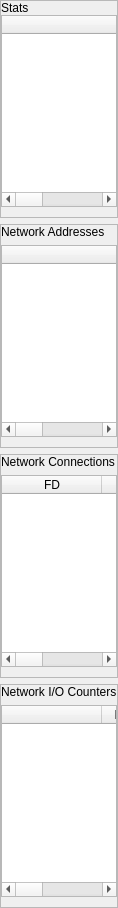
                <widget class="QWidget" name="scrollAreaWidgetContents">
                 <property name="geometry">
                  <rect>
                   <x>0</x>
                   <y>0</y>
                   <width>117</width>
                   <height>908</height>
                  </rect>
                 </property>
                 <layout class="QVBoxLayout" name="verticalLayout_12">
                  <property name="leftMargin">
                   <number>0</number>
                  </property>
                  <property name="topMargin">
                   <number>0</number>
                  </property>
                  <property name="rightMargin">
                   <number>0</number>
                  </property>
                  <property name="bottomMargin">
                   <number>0</number>
                  </property>
                  <item>
                   <widget class="QFrame" name="frame_7">
                    <property name="frameShape">
                     <enum>QFrame::StyledPanel</enum>
                    </property>
                    <property name="frameShadow">
                     <enum>QFrame::Raised</enum>
                    </property>
                    <layout class="QVBoxLayout" name="verticalLayout_13">
                     <property name="spacing">
                      <number>0</number>
                     </property>
                     <property name="leftMargin">
                      <number>0</number>
                     </property>
                     <property name="topMargin">
                      <number>0</number>
                     </property>
                     <property name="rightMargin">
                      <number>0</number>
                     </property>
                     <property name="bottomMargin">
                      <number>10</number>
                     </property>
                     <item>
                      <widget class="QLabel" name="label_71">
                       <property name="text">
                        <string>Stats</string>
                       </property>
                      </widget>
                     </item>
                     <item>
                      <widget class="QTableWidget" name="networtkStatsTable">
                       <property name="sizePolicy">
                        <sizepolicy hsizetype="Expanding" vsizetype="Minimum">
                         <horstretch>0</horstretch>
                         <verstretch>0</verstretch>
                        </sizepolicy>
                       </property>
                       <property name="editTriggers">
                        <set>QAbstractItemView::NoEditTriggers</set>
                       </property>
                       <property name="sortingEnabled">
                        <bool>true</bool>
                       </property>
                       <attribute name="horizontalHeaderCascadingSectionResizes">
                        <bool>true</bool>
                       </attribute>
                       <attribute name="horizontalHeaderDefaultSectionSize">
                        <number>145</number>
                       </attribute>
                       <attribute name="horizontalHeaderShowSortIndicator" stdset="0">
                        <bool>true</bool>
                       </attribute>
                       <attribute name="horizontalHeaderStretchLastSection">
                        <bool>true</bool>
                       </attribute>
                       <column>
                        <property name="text">
                         <string/>
                        </property>
                       </column>
                       <column>
                        <property name="text">
                         <string>ISUP</string>
                        </property>
                       </column>
                       <column>
                        <property name="text">
                         <string>DUPLEX</string>
                        </property>
                       </column>
                       <column>
                        <property name="text">
                         <string>SPEED</string>
                        </property>
                       </column>
                       <column>
                        <property name="text">
                         <string>MTU</string>
                        </property>
                       </column>
                      </widget>
                     </item>
                    </layout>
                   </widget>
                  </item>
                  <item>
                   <widget class="QFrame" name="frame_9">
                    <property name="frameShape">
                     <enum>QFrame::StyledPanel</enum>
                    </property>
                    <property name="frameShadow">
                     <enum>QFrame::Raised</enum>
                    </property>
                    <layout class="QVBoxLayout" name="verticalLayout_15">
                     <property name="leftMargin">
                      <number>0</number>
                     </property>
                     <property name="topMargin">
                      <number>0</number>
                     </property>
                     <property name="rightMargin">
                      <number>0</number>
                     </property>
                     <property name="bottomMargin">
                      <number>10</number>
                     </property>
                     <item>
                      <widget class="QLabel" name="label_73">
                       <property name="text">
                        <string>Network Addresses</string>
                       </property>
                      </widget>
                     </item>
                     <item>
                      <widget class="QTableWidget" name="networkAddressesTable">
                       <property name="sizePolicy">
                        <sizepolicy hsizetype="Expanding" vsizetype="Minimum">
                         <horstretch>0</horstretch>
                         <verstretch>0</verstretch>
                        </sizepolicy>
                       </property>
                       <property name="editTriggers">
                        <set>QAbstractItemView::NoEditTriggers</set>
                       </property>
                       <property name="sortingEnabled">
                        <bool>true</bool>
                       </property>
                       <attribute name="horizontalHeaderCascadingSectionResizes">
                        <bool>true</bool>
                       </attribute>
                       <attribute name="horizontalHeaderDefaultSectionSize">
                        <number>120</number>
                       </attribute>
                       <attribute name="horizontalHeaderStretchLastSection">
                        <bool>true</bool>
                       </attribute>
                       <column>
                        <property name="text">
                         <string/>
                        </property>
                       </column>
                       <column>
                        <property name="text">
                         <string>FAMILY</string>
                        </property>
                       </column>
                       <column>
                        <property name="text">
                         <string>ADDRESS</string>
                        </property>
                       </column>
                       <column>
                        <property name="text">
                         <string>NETMASK</string>
                        </property>
                       </column>
                       <column>
                        <property name="text">
                         <string>BROADCAST</string>
                        </property>
                       </column>
                       <column>
                        <property name="text">
                         <string>PTP</string>
                        </property>
                       </column>
                      </widget>
                     </item>
                    </layout>
                   </widget>
                  </item>
                  <item>
                   <widget class="QFrame" name="frame_14">
                    <property name="frameShape">
                     <enum>QFrame::StyledPanel</enum>
                    </property>
                    <property name="frameShadow">
                     <enum>QFrame::Raised</enum>
                    </property>
                    <layout class="QVBoxLayout" name="verticalLayout_18">
                     <property name="leftMargin">
                      <number>0</number>
                     </property>
                     <property name="topMargin">
                      <number>0</number>
                     </property>
                     <property name="rightMargin">
                      <number>0</number>
                     </property>
                     <property name="bottomMargin">
                      <number>10</number>
                     </property>
                     <item>
                      <widget class="QLabel" name="label_11">
                       <property name="text">
                        <string>Network Connections</string>
                       </property>
                      </widget>
                     </item>
                     <item>
                      <widget class="QTableWidget" name="networkConnectionsTable">
                       <property name="sizePolicy">
                        <sizepolicy hsizetype="Expanding" vsizetype="Minimum">
                         <horstretch>0</horstretch>
                         <verstretch>0</verstretch>
                        </sizepolicy>
                       </property>
                       <property name="editTriggers">
                        <set>QAbstractItemView::NoEditTriggers</set>
                       </property>
                       <property name="sortingEnabled">
                        <bool>true</bool>
                       </property>
                       <attribute name="horizontalHeaderCascadingSectionResizes">
                        <bool>false</bool>
                       </attribute>
                       <column>
                        <property name="text">
                         <string>FD</string>
                        </property>
                       </column>
                       <column>
                        <property name="text">
                         <string>FAMILY</string>
                        </property>
                       </column>
                       <column>
                        <property name="text">
                         <string>TYPE</string>
                        </property>
                       </column>
                       <column>
                        <property name="text">
                         <string>LADDR</string>
                        </property>
                       </column>
                       <column>
                        <property name="text">
                         <string>RADDR</string>
                        </property>
                       </column>
                       <column>
                        <property name="text">
                         <string>STATUS</string>
                        </property>
                       </column>
                       <column>
                        <property name="text">
                         <string>PID</string>
                        </property>
                       </column>
                      </widget>
                     </item>
                    </layout>
                   </widget>
                  </item>
                  <item>
                   <widget class="QFrame" name="frame_8">
                    <property name="frameShape">
                     <enum>QFrame::StyledPanel</enum>
                    </property>
                    <property name="frameShadow">
                     <enum>QFrame::Raised</enum>
                    </property>
                    <layout class="QVBoxLayout" name="verticalLayout_14">
                     <property name="leftMargin">
                      <number>0</number>
                     </property>
                     <property name="topMargin">
                      <number>0</number>
                     </property>
                     <property name="rightMargin">
                      <number>0</number>
                     </property>
                     <property name="bottomMargin">
                      <number>10</number>
                     </property>
                     <item>
                      <widget class="QLabel" name="label_72">
                       <property name="text">
                        <string>Network I/O Counters</string>
                       </property>
                      </widget>
                     </item>
                     <item>
                      <widget class="QTableWidget" name="networkIOTable">
                       <property name="sizePolicy">
                        <sizepolicy hsizetype="Expanding" vsizetype="Minimum">
                         <horstretch>0</horstretch>
                         <verstretch>0</verstretch>
                        </sizepolicy>
                       </property>
                       <property name="editTriggers">
                        <set>QAbstractItemView::NoEditTriggers</set>
                       </property>
                       <property name="sortingEnabled">
                        <bool>true</bool>
                       </property>
                       <attribute name="horizontalHeaderCascadingSectionResizes">
                        <bool>true</bool>
                       </attribute>
                       <column>
                        <property name="text">
                         <string/>
                        </property>
                       </column>
                       <column>
                        <property name="text">
                         <string>BYTES SENT</string>
                        </property>
                       </column>
                       <column>
                        <property name="text">
                         <string>BYTES RECEIVED</string>
                        </property>
                       </column>
                       <column>
                        <property name="text">
                         <string>PACKED SENT</string>
                        </property>
                       </column>
                       <column>
                        <property name="text">
                         <string>PACKED RECIVED</string>
                        </property>
                       </column>
                       <column>
                        <property name="text">
                         <string>ERR In</string>
                        </property>
                       </column>
                       <column>
                        <property name="text">
                         <string>ERR Out</string>
                        </property>
                       </column>
                       <column>
                        <property name="text">
                         <string>Drop In</string>
                        </property>
                       </column>
                       <column>
                        <property name="text">
                         <string>Drop Out</string>
                        </property>
                       </column>
                      </widget>
                     </item>
                    </layout>
                   </widget>
                  </item>
                 </layout>
                </widget>
